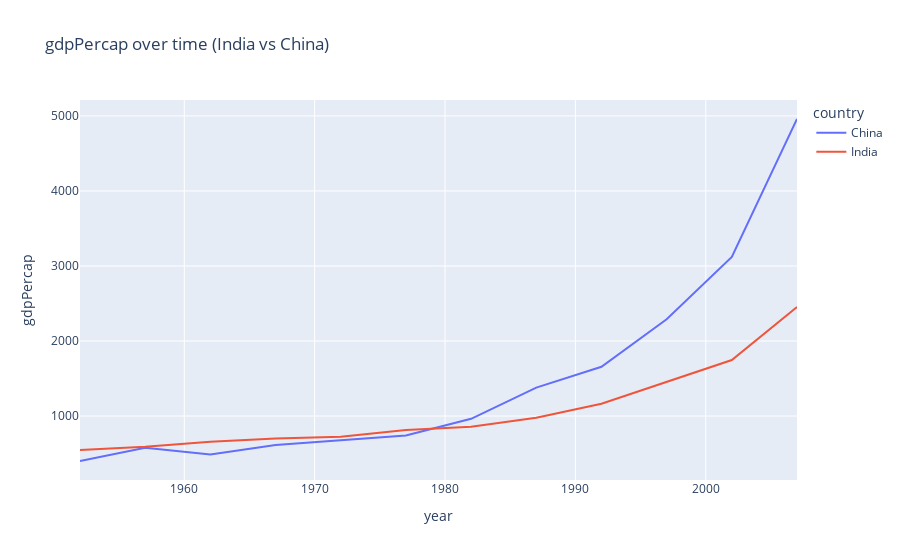

The notebook cell saved with this chart:
### Code cell
fig.show()

### Figure 1 — Plotly figure (JSON) as saved in the notebook; plotly's stock layout.template omitted (floating-point values rounded to 4 significant figures)
{"data": [{"hovertemplate": "country=China<br>year=%{x}<br>gdpPercap=%{y}<extra></extra>", "legendgroup": "China", "line": {"color": "#636efa", "dash": "solid"}, "marker": {"symbol": "circle"}, "mode": "lines", "name": "China", "orientation": "v", "showlegend": true, "type": "scatter", "x": [1952, 1957, 1962, 1967, 1972, 1977, 1982, 1987, 1992, 1997, 2002, 2007], "xaxis": "x", "y": [400.4, 576.0, 487.7, 612.7, 676.9, 741.2, 962.4, 1379.0, 1656.0, 2289.0, 3119.0, 4959.0], "yaxis": "y"}, {"hovertemplate": "country=India<br>year=%{x}<br>gdpPercap=%{y}<extra></extra>", "legendgroup": "India", "line": {"color": "#EF553B", "dash": "solid"}, "marker": {"symbol": "circle"}, "mode": "lines", "name": "India", "orientation": "v", "showlegend": true, "type": "scatter", "x": [1952, 1957, 1962, 1967, 1972, 1977, 1982, 1987, 1992, 1997, 2002, 2007], "xaxis": "x", "y": [546.6, 590.1, 658.3, 700.8, 724.0, 813.3, 855.7, 976.5, 1164.0, 1459.0, 1747.0, 2452.0], "yaxis": "y"}], "layout": {"autosize": true, "legend": {"title": {"text": "country"}, "tracegroupgap": 0}, "title": {"text": "gdpPercap over time (India vs China)"}, "xaxis": {"anchor": "y", "autorange": true, "domain": [0, 1], "range": [1952, 2007], "title": {"text": "year"}, "type": "linear"}, "yaxis": {"anchor": "x", "autorange": true, "domain": [0, 1], "range": [147.2, 5212.0], "title": {"text": "gdpPercap"}, "type": "linear"}}}
